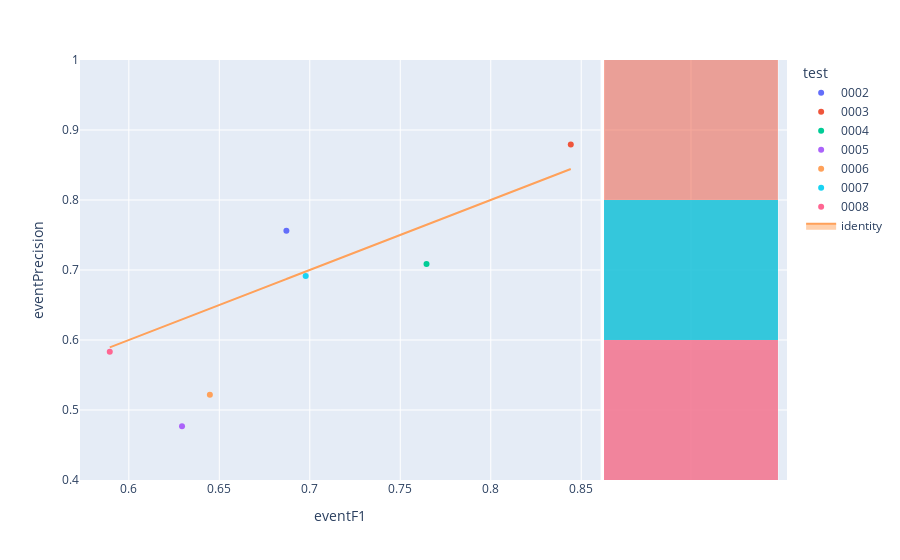

This figure's notebook cell:
### Code cell
fig=px.scatter(experimentModels,x='eventF1',y='eventPrecision',color='test',hover_name='modelId', marginal_y="histogram")
fig.add_trace(
    go.Scatter(x=experimentModels['eventF1'], y=experimentModels['eventF1'], name="identity", mode='lines',fill="toself")
)
fig.show()

### Figure 1 — Plotly figure (JSON) as saved in the notebook; plotly's stock layout.template omitted (floating-point values rounded to 4 significant figures)
{"data": [{"hovertemplate": "<b>%{hovertext}</b><br><br>test=0002<br>eventF1=%{x}<br>eventPrecision=%{y}<extra></extra>", "hovertext": ["ca4abebe-7534-4387-9f7e-7e56aeb102df"], "legendgroup": "0002", "marker": {"color": "#636efa", "symbol": "circle"}, "mode": "markers", "name": "0002", "orientation": "v", "showlegend": true, "type": "scatter", "x": [0.6871], "xaxis": "x", "y": [0.7562], "yaxis": "y"}, {"alignmentgroup": "True", "bingroup": "y", "hovertemplate": "test=0002<br>eventPrecision=%{y}<br>count=%{x}<extra></extra>", "legendgroup": "0002", "marker": {"color": "#636efa"}, "name": "0002", "offsetgroup": "0002", "opacity": 0.5, "showlegend": false, "type": "histogram", "xaxis": "x2", "y": [0.7562], "yaxis": "y2"}, {"hovertemplate": "<b>%{hovertext}</b><br><br>test=0003<br>eventF1=%{x}<br>eventPrecision=%{y}<extra></extra>", "hovertext": ["ec345db7-d0e7-447a-a219-52693d52bf41"], "legendgroup": "0003", "marker": {"color": "#EF553B", "symbol": "circle"}, "mode": "markers", "name": "0003", "orientation": "v", "showlegend": true, "type": "scatter", "x": [0.8442], "xaxis": "x", "y": [0.8794], "yaxis": "y"}, {"alignmentgroup": "True", "bingroup": "y", "hovertemplate": "test=0003<br>eventPrecision=%{y}<br>count=%{x}<extra></extra>", "legendgroup": "0003", "marker": {"color": "#EF553B"}, "name": "0003", "offsetgroup": "0003", "opacity": 0.5, "showlegend": false, "type": "histogram", "xaxis": "x2", "y": [0.8794], "yaxis": "y2"}, {"hovertemplate": "<b>%{hovertext}</b><br><br>test=0004<br>eventF1=%{x}<br>eventPrecision=%{y}<extra></extra>", "hovertext": ["5efd55af-ba1f-4dd8-905e-9279a3c25d07"], "legendgroup": "0004", "marker": {"color": "#00cc96", "symbol": "circle"}, "mode": "markers", "name": "0004", "orientation": "v", "showlegend": true, "type": "scatter", "x": [0.7645], "xaxis": "x", "y": [0.7085], "yaxis": "y"}, {"alignmentgroup": "True", "bingroup": "y", "hovertemplate": "test=0004<br>eventPrecision=%{y}<br>count=%{x}<extra></extra>", "legendgroup": "0004", "marker": {"color": "#00cc96"}, "name": "0004", "offsetgroup": "0004", "opacity": 0.5, "showlegend": false, "type": "histogram", "xaxis": "x2", "y": [0.7085], "yaxis": "y2"}, {"hovertemplate": "<b>%{hovertext}</b><br><br>test=0005<br>eventF1=%{x}<br>eventPrecision=%{y}<extra></extra>", "hovertext": ["79b2270a-cfb8-4f96-987a-040fa3dc0386"], "legendgroup": "0005", "marker": {"color": "#ab63fa", "symbol": "circle"}, "mode": "markers", "name": "0005", "orientation": "v", "showlegend": true, "type": "scatter", "x": [0.6294], "xaxis": "x", "y": [0.4767], "yaxis": "y"}, {"alignmentgroup": "True", "bingroup": "y", "hovertemplate": "test=0005<br>eventPrecision=%{y}<br>count=%{x}<extra></extra>", "legendgroup": "0005", "marker": {"color": "#ab63fa"}, "name": "0005", "offsetgroup": "0005", "opacity": 0.5, "showlegend": false, "type": "histogram", "xaxis": "x2", "y": [0.4767], "yaxis": "y2"}, {"hovertemplate": "<b>%{hovertext}</b><br><br>test=0006<br>eventF1=%{x}<br>eventPrecision=%{y}<extra></extra>", "hovertext": ["b1cb5f16-0c62-4dd7-b5d9-16fae63b28c5"], "legendgroup": "0006", "marker": {"color": "#FFA15A", "symbol": "circle"}, "mode": "markers", "name": "0006", "orientation": "v", "showlegend": true, "type": "scatter", "x": [0.6448], "xaxis": "x", "y": [0.5217], "yaxis": "y"}, {"alignmentgroup": "True", "bingroup": "y", "hovertemplate": "test=0006<br>eventPrecision=%{y}<br>count=%{x}<extra></extra>", "legendgroup": "0006", "marker": {"color": "#FFA15A"}, "name": "0006", "offsetgroup": "0006", "opacity": 0.5, "showlegend": false, "type": "histogram", "xaxis": "x2", "y": [0.5217], "yaxis": "y2"}, {"hovertemplate": "<b>%{hovertext}</b><br><br>test=0007<br>eventF1=%{x}<br>eventPrecision=%{y}<extra></extra>", "hovertext": ["28b0a080-fdd1-4b49-97d4-f98a8671c508"], "legendgroup": "0007", "marker": {"color": "#19d3f3", "symbol": "circle"}, "mode": "markers", "name": "0007", "orientation": "v", "showlegend": true, "type": "scatter", "x": [0.6977], "xaxis": "x", "y": [0.6913], "yaxis": "y"}, {"alignmentgroup": "True", "bingroup": "y", "hovertemplate": "test=0007<br>eventPrecision=%{y}<br>count=%{x}<extra></extra>", "legendgroup": "0007", "marker": {"color": "#19d3f3"}, "name": "0007", "offsetgroup": "0007", "opacity": 0.5, "showlegend": false, "type": "histogram", "xaxis": "x2", "y": [0.6913], "yaxis": "y2"}, {"hovertemplate": "<b>%{hovertext}</b><br><br>test=0008<br>eventF1=%{x}<br>eventPrecision=%{y}<extra></extra>", "hovertext": ["acc1aab9-4594-40ce-8d0c-f2111f7a6c69"], "legendgroup": "0008", "marker": {"color": "#FF6692", "symbol": "circle"}, "mode": "markers", "name": "0008", "orientation": "v", "showlegend": true, "type": "scatter", "x": [0.5895], "xaxis": "x", "y": [0.5833], "yaxis": "y"}, {"alignmentgroup": "True", "bingroup": "y", "hovertemplate": "test=0008<br>eventPrecision=%{y}<br>count=%{x}<extra></extra>", "legendgroup": "0008", "marker": {"color": "#FF6692"}, "name": "0008", "offsetgroup": "0008", "opacity": 0.5, "showlegend": false, "type": "histogram", "xaxis": "x2", "y": [0.5833], "yaxis": "y2"}, {"fill": "toself", "mode": "lines", "name": "identity", "type": "scatter", "x": [0.6871, 0.8442, 0.7645, 0.6294, 0.6448, 0.6977, 0.5895], "y": [0.6871, 0.8442, 0.7645, 0.6294, 0.6448, 0.6977, 0.5895]}], "layout": {"barmode": "overlay", "legend": {"title": {"text": "test"}, "tracegroupgap": 0}, "margin": {"t": 60}, "xaxis": {"anchor": "y", "domain": [0, 0.7363], "title": {"text": "eventF1"}}, "xaxis2": {"anchor": "y2", "domain": [0.7413, 1], "matches": "x2", "showgrid": true, "showline": false, "showticklabels": false, "ticks": ""}, "yaxis": {"anchor": "x", "domain": [0, 1], "title": {"text": "eventPrecision"}}, "yaxis2": {"anchor": "x2", "domain": [0, 1], "matches": "y", "showgrid": true, "showticklabels": false}}}
